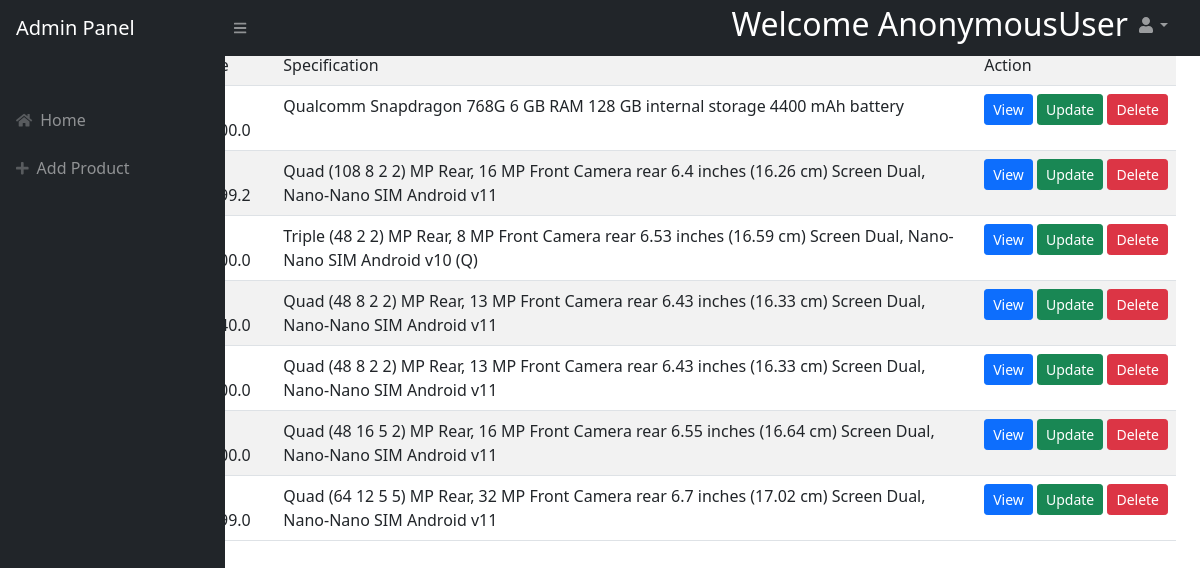
The page /mobileadmin/listall/ on the database its author committed.
### mobileadmin/models.py (models this page shows, shortened)
class Product(models.Model):
    product_name = models.CharField(max_length=120)
    price = models.FloatField()
    specs = models.CharField(max_length=120)
    image = models.ImageField(upload_to="images/")

### mobileadmin/views.py (the view)
# urls.py: path('listall/',listall,name="listall"),
def listall(request):
    mobiles = Product.objects.all()
    context = {}
    context["mobiles"] = mobiles
    return render(request, "mobileadmin/adminpage.html", context)

### mobileadmin/templates/mobileadmin/adminpage.html
{% extends 'mobileadmin/adminhome.html'%}
{% block body_block %}
<table class="table table-striped table-hover" style="padding-top:100px;" >
    <tr>
        <td>Product</td>
        <td>Price</td>
        <td>Specification</td>
        <td>Action</td>
    </tr>
     {% for mobile in mobiles%}
    <tr>
         <td>{{mobile.product_name}}</td>
        <td> Rs {{mobile.price}}</td>
        <td>{{mobile.specs}}</td>
        <td style='white-space: nowrap;'>
             <a href="{%url 'detail' mobile.id%}" class="btn btn btn-primary btn-rounded btn-sm my-0">View</a>
             <a href="{%url 'update' mobile.id%}" class="btn btn-success btn-rounded btn-sm my-0">Update</a>
             <a href="{%url 'delete' mobile.id%}" class="btn btn-danger btn-rounded btn-sm my-0">Delete</a>
        </td>
    </tr>
    {% endfor %}
</table>
    {% endblock %}

### rows shown on the page
Product: specs "Qualcomm Snapdragon 768G 6 GB RAM 128 GB internal storage 4400 mAh battery"
Product: specs "Quad (108 8 2 2) MP Rear, 16 MP Front Camera rear 6.4 inches (16.26 cm) Screen Dual, Nano-Nano SIM Android v11"
Product: specs "Triple (48 2 2) MP Rear, 8 MP Front Camera rear 6.53 inches (16.59 cm) Screen Dual, Nano-Nano SIM Android v10 (Q)"
Product: specs "Quad (48 8 2 2) MP Rear, 13 MP Front Camera rear 6.43 inches (16.33 cm) Screen Dual, Nano-Nano SIM Android v11"
Product: specs "Quad (48 8 2 2) MP Rear, 13 MP Front Camera rear 6.43 inches (16.33 cm) Screen Dual, Nano-Nano SIM Android v11"
Product: specs "Quad (48 16 5 2) MP Rear, 16 MP Front Camera rear 6.55 inches (16.64 cm) Screen Dual, Nano-Nano SIM Android v11"
Product: specs "Quad (64 12 5 5) MP Rear, 32 MP Front Camera rear 6.7 inches (17.02 cm) Screen Dual, Nano-Nano SIM Android v11"

### other values the page prints
{{ request.user }} "AnonymousUser"
